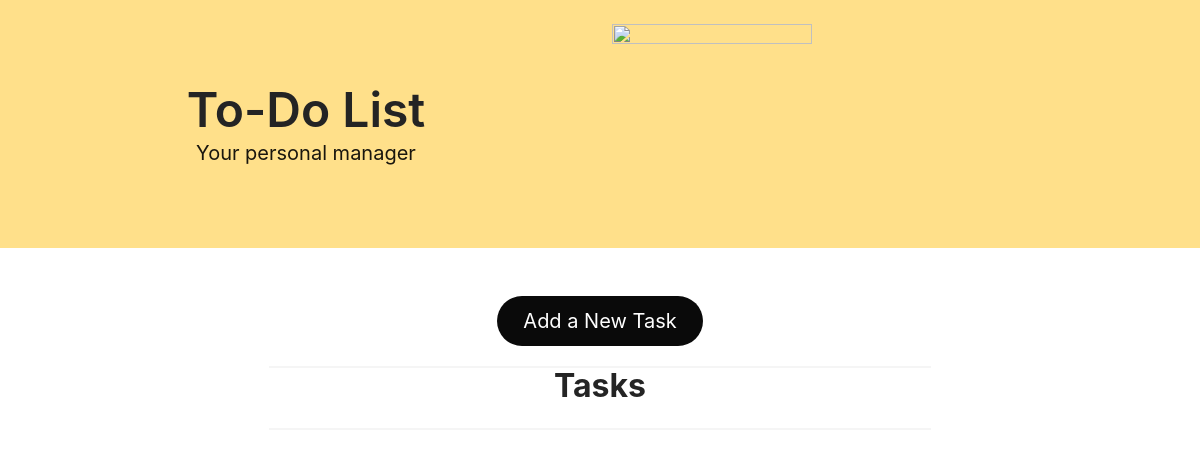
/, run on an earlier commit of the app's database.
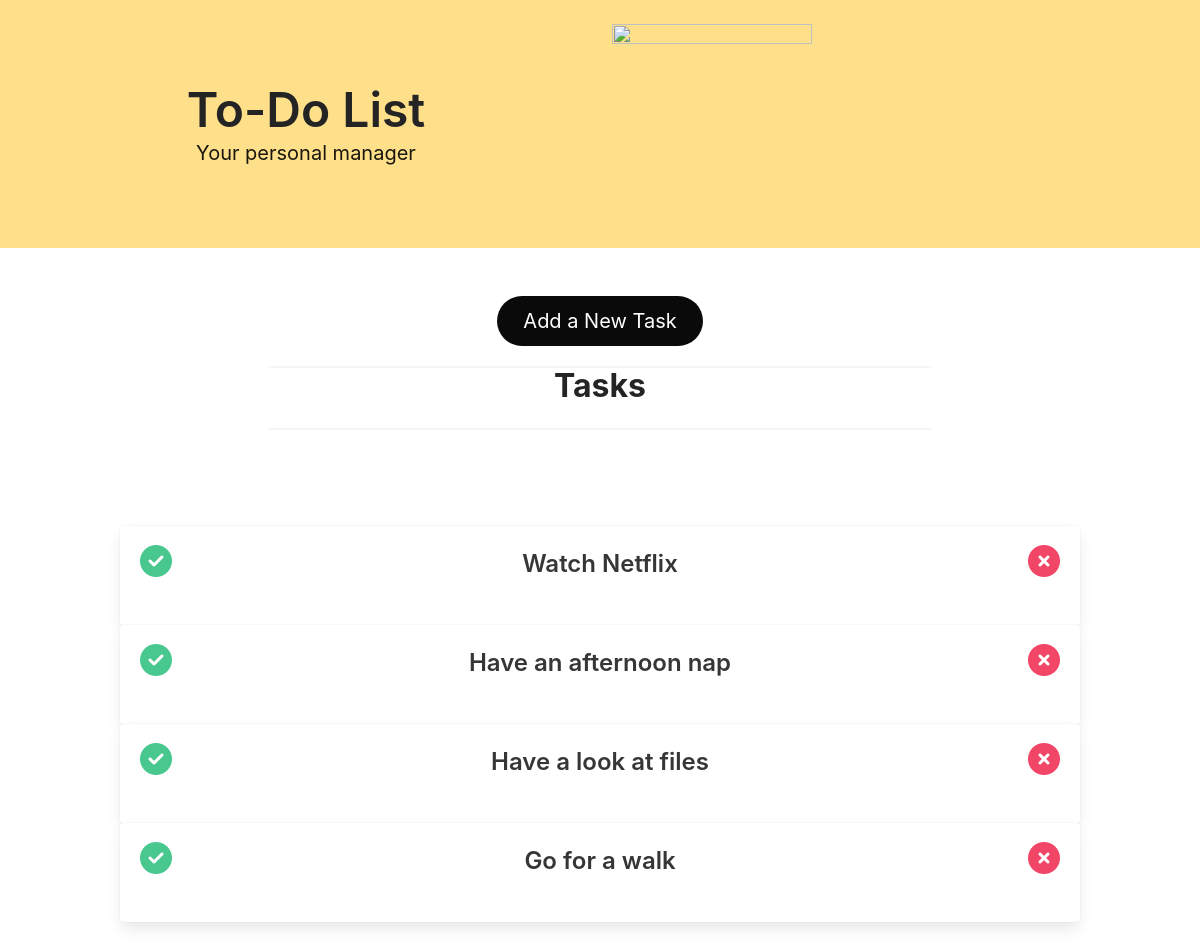
And on a later commit of the database.
### todo/models.py (models this page shows, shortened)
class Todo(models.Model):
  text = models.TextField()
  date_posted = models.DateTimeField(auto_now_add=True)
  class Meta:
    verbose_name_plural = 'Todos'

### todo/views.py (the view)
# urls.py: path('', views.index, name='home'),
def index(request):
  todos = Todo.objects.order_by("-date_posted")
  context = {'todos': todos}
  return render(request, "todo/index.html",context)

### todo/templates/todo/index.html (shortened to what this page needs)
<!DOCTYPE html>
<html lang="en">
<head>
  <link rel="stylesheet" href="https://cdnjs.cloudflare.com/ajax/libs/bulma/0.7.5/css/bulma.min.css">
</head>
<body>
  <section class="hero is-warning is-small">
    <div class="hero-body columns">
      <div class="column has-text-centered" style="margin: auto !important;">
        <h1 class="title is-size-1 has-text-black-ter">
          To-Do List
        </h1>
        <h2 class="subtitle">
          Your personal manager
        </h2>
      </div>
      <div class="column">
        <img src="http://enlainternet.com/wp-content/uploads/2018/08/5-tareas.png" alt="" height="200" width="200">
      </div>
    </div>
  </section>
  <section class="section" >
    <div class="container" style="margin-bottom: 20px; display: flex; justify-content: center; align-content: center; flex-direction: row;">
      <a class="button is-black is-rounded is-medium" href="{% url 'add' %} ">Add a New Task</a>
    </div>
        <hr width="60%" style="margin: auto;">
      <h1 class="title has-text-black-ter has-text-centered has-text-weight-bold">Tasks</h1>
      <hr width="60%" style="margin: auto;">
</section>
<section class="section">
  <div class="container">
      {% for todo in todos %}
<div class="card">
  <div class="card-content" style="display: flex; flex-direction: row;">
        <span class="icon has-text-success has-text-centered" style="margin-right: auto;">
          <a class="has-text-success" href="#" onclick="this.parentElement.parentElement.style.textDecoration='line-through'">
            <i class="fas fa-check-circle fa-2x"></i>
            </a>
          </span>
<p class="is-size-4 title has-text-centered">{{ todo.text }}</p>
<span class="icon has-text-danger has-text-centered" style="margin-left: auto;">
    <a href="{% url 'delete_todo' todo.id %}" class="has-text-danger">
    <i class="fas fa-times-circle fa-2x"></i></a>
  </span>
</div>
</div>
{% endfor %}
</div>
</section>
 <footer  style="margin-top: -70px;">
  </footer>
</body>
</html>

What changed in the data, as far as the page shows it:
added Todo: text "Watch Netflix"
added Todo: text "Have an afternoon nap"
added Todo: text "Have a look at files"
added Todo: text "Go for a walk"
